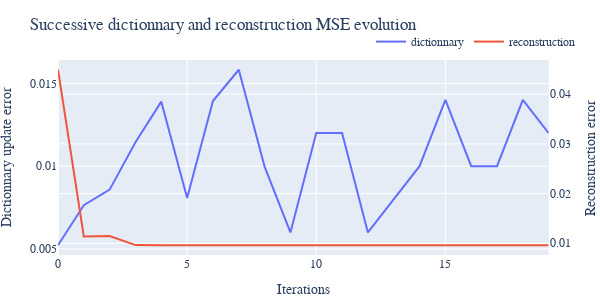

Notebook code for this chart:
### Code cell
fig = make_subplots(specs=[[{"secondary_y": True}]])
x_plot = np.arange(max_iter)
# Add traces
fig.add_trace(
    go.Scatter(x=x_plot, mode="lines", y=ksvd.dict_errors, name="dictionnary"),
    secondary_y=False,
)

fig.add_trace(
    go.Scatter(x=x_plot, mode="lines", y=ksvd.reconstruction_errors, name="reconstruction"),
    secondary_y=True,
)


# Set x-axis title
fig.update_xaxes(title_text="Iterations")

# Set y-axes titles
fig.update_yaxes(title_text="Dictionnary update error", secondary_y=False)
fig.update_yaxes(title_text="Reconstruction error", secondary_y=True)
fig.update_layout(
    margin={"t": 60, "b": 5, "r": 5, "l": 5},
    showlegend=True,
    font_family="Serif",
    title_text="Successive dictionnary and reconstruction MSE evolution",
    width=600,
    height=300,
    legend=dict(
    orientation="h",
    yanchor="bottom",
    y=1.02,
    xanchor="right",
    x=1
    )
    )
fig.show()
pio.write_image(fig, "images/dict_reconstruction_mse.pdf")

### Figure 1 — Plotly figure (JSON) as saved in the notebook; plotly's stock layout.template omitted (floating-point values rounded to 4 significant figures)
{"data": [{"mode": "lines", "name": "dictionnary", "type": "scatter", "x": [0, 1, 2, 3, 4, 5, 6, 7, 8, 9, 10, 11, 12, 13, 14, 15, 16, 17, 18, 19], "xaxis": "x", "y": [0.005228, 0.007644, 0.008586, 0.01145, 0.0139, 0.008078, 0.01393, 0.01583, 0.009975, 0.006, 0.012, 0.012, 0.006, 0.008, 0.01, 0.014, 0.01, 0.01, 0.014, 0.012], "yaxis": "y"}, {"mode": "lines", "name": "reconstruction", "type": "scatter", "x": [0, 1, 2, 3, 4, 5, 6, 7, 8, 9, 10, 11, 12, 13, 14, 15, 16, 17, 18, 19], "xaxis": "x", "y": [0.04492, 0.01135, 0.01144, 0.009631, 0.009613, 0.00961, 0.009609, 0.009606, 0.009605, 0.009605, 0.009605, 0.009605, 0.009605, 0.009605, 0.009605, 0.009605, 0.009605, 0.009605, 0.009605, 0.009605], "yaxis": "y2"}], "layout": {"font": {"family": "Serif"}, "height": 300, "legend": {"orientation": "h", "x": 1, "xanchor": "right", "y": 1.02, "yanchor": "bottom"}, "margin": {"b": 5, "l": 5, "r": 5, "t": 60}, "showlegend": true, "title": {"text": "Successive dictionnary and reconstruction MSE evolution"}, "width": 600, "xaxis": {"anchor": "y", "domain": [0, 0.94], "title": {"text": "Iterations"}}, "yaxis": {"anchor": "x", "domain": [0, 1], "title": {"text": "Dictionnary update error"}}, "yaxis2": {"anchor": "x", "overlaying": "y", "side": "right", "title": {"text": "Reconstruction error"}}}}
